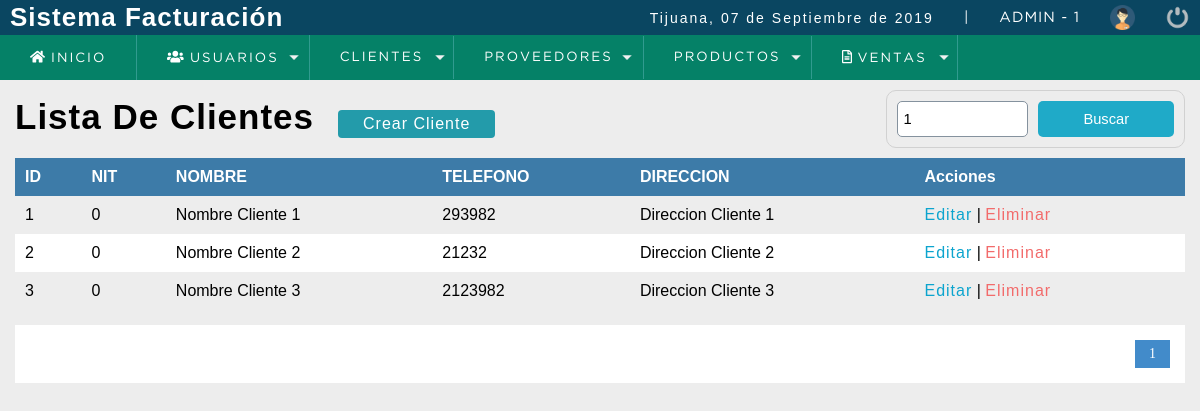
Page /sistema/buscar_cliente.php?busqueda=1 (signed in) on the earlier database version.
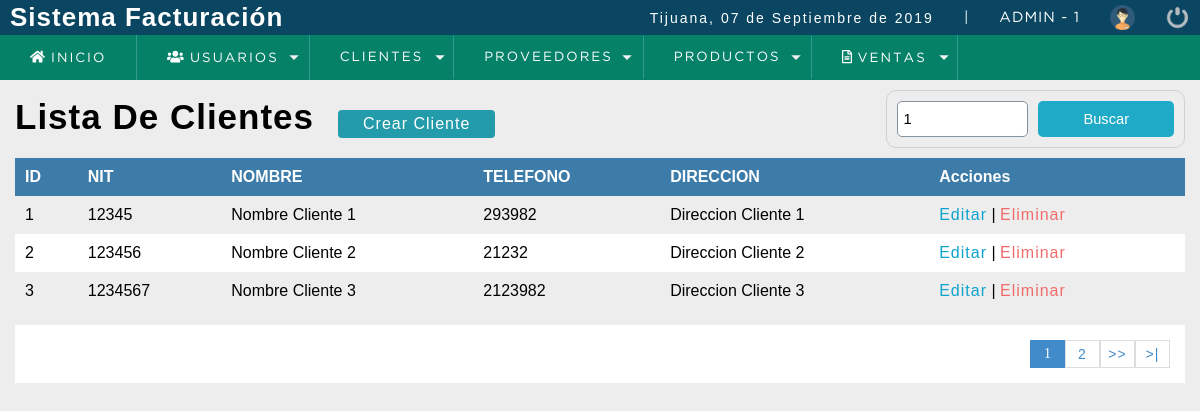
Same page on the later database version.
### tables this page shows
CREATE TABLE `cliente` (
  `idcliente` int(11) NOT NULL,
  `nit` int(11) DEFAULT NULL,
  `nombre` varchar(80) DEFAULT NULL,
  `telefono` int(11) DEFAULT NULL,
  `direccion` text DEFAULT NULL,
   `dateadd` datetime NOT NULL  DEFAULT CURRENT_TIMESTAMP,  
  `usuario_id` int(11) NOT NULL,
  `estatus` tinyint DEFAULT 1      
);

### sistema/buscar_cliente.php (the view, shortened to what this page needs)
<?php
  include "../conexion.php"
?>
<!DOCTYPE html>
<html lang="en">
<head>
	<?php include "includes/script.php"; ?>
</head>
<body>
	<?php include "includes/header.php"; ?>
	<section id="container">
    <?php
      $busqueda = strtolower($_REQUEST['busqueda']);
    ?>
    <h1>Lista De Clientes</h1>
    <a href = "registro_cliente.php" class = "btn_new">Crear Cliente</a>
    <form action="buscar_cliente.php" method="get" class = "form_search">
      <input type="text" name = "busqueda" id="busqueda" placeholder ="Buscar" value = "<?php echo $busqueda; ?>">
      <input type="submit" value = "Buscar" class = "btn_search">
    </form>
    <table>
      <tr>
        <th>ID</th>
        <th>NIT</th>
        <th>NOMBRE</th>
        <th>TELEFONO</th>
        <th>DIRECCION</th>
        <th>Acciones</th>
      </tr>
      <?php
        $sql_registe = mysqli_query($conexion,"SELECT COUNT(*) AS total_registro
                                                FROM cliente WHERE
                                                (idcliente LIKE '%$busqueda%' OR
                                                nit LIKE '%$busqueda%' OR
                                                telefono LIKE '%$busqueda%' OR
                                                direccion LIKE '%$busqueda%') AND
                                                estatus = 1");
        $result_register = mysqli_fetch_array($sql_registe);
        $total_registro = $result_register['total_registro'];
        $por_pagina = 3;
        if(empty($_GET['pagina']))
        {
          $pagina = 1;
        }
        else
        {
          $pagina = $_GET['pagina'];
        }
        $desde = ($pagina-1)*$por_pagina;
        $total_paginas = ceil($total_registro/$por_pagina);
        $query = mysqli_query($conexion,"SELECT * FROM cliente WHERE
                                          (idcliente LIKE '%$busqueda%' OR
                                          nit LIKE '%$busqueda%' OR
                                          nombre LIKE '%$busqueda%' OR
                                          telefono LIKE '%$busqueda%' OR
                                          direccion LIKE '%$busqueda%') AND
                                          estatus = 1  ORDER BY nombre ASC LIMIT $desde,$por_pagina");
        $result = mysqli_num_rows($query);
        if ($result > 0)
        {
          while ($data = mysqli_fetch_array($query))
          {
      ?>
            <tr>
              <td><?php echo $data['idcliente']; ?></td>
              <td><?php echo $data['nit']; ?></td>
              <td><?php echo $data['nombre']; ?></td>
              <td><?php echo $data['telefono']; ?></td>
              <td><?php echo $data['direccion']; ?></td>
              <td>
                <a class ="link_edit" href = "editar_cliente.php?id=<?php echo $data['idcliente']; ?>">Editar</a>
                |
                <?php if ($_SESSION['rol'] == 1 || $_SESSION['rol'] == 2)  { ?>
                  <a class = "link_delete"  href = "eliminar_confirmar_cliente.php?id=<?php echo $data['idcliente']; ?>">Eliminar</a>
                <?php } ?>
              </td>
            </tr>
      <?php
          }
        }
      ?>
    </table>
    <?php
      if ($total_registro != 0)
      {
        ?>
        <div class = "paginador">
            <ul>
            <?php
                for ($i=1;$i<=$total_paginas;$i++)
                {
                  if ($i == $pagina)
                  {
                    echo '<li class="pageSelected">'.$i.'</li>';
                  }
                  else
                  {
                    echo '<li><a href="?pagina='.$i.'&busqueda='.$busqueda.'">'.$i.'</a></li>';
                  }
                }
                if ($pagina != $total_paginas)
                {
            ?>
              <li><a href= "?pagina=<?php echo $pagina+1; ?>&busqueda=<?php echo $busqueda; ?>">>></a></li>
              <li><a href= "?pagina=<?php echo $total_paginas; ?>&busqueda=<?php echo $busqueda; ?>">>|</a></li>
            <?php
                }
            ?>
            </ul>
        </div>
    <?php
      }
    ?>
	</section>
</body>
</html>

Differences in the rows shown:
changed cliente "Nombre Cliente 1": nit "0" → "12345"
changed cliente "Nombre Cliente 2": nit "0" → "123456"
changed cliente "Nombre Cliente 3": nit "0" → "1234567"
Other differences:
new list line: "2"
